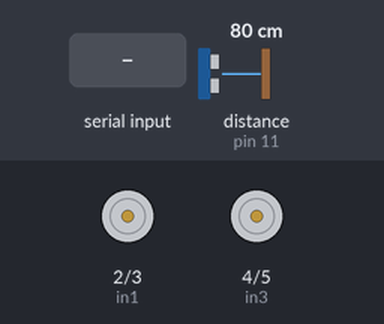
Bench run of a sketch on a simulated Arduino Uno, built with avr-gcc and run on an emulated ATmega328P. On the bench: motor-driver pin pairs drawn as motors (green arrow = first pin HIGH = forward, orange = second pin HIGH = backward, longer = more drive). Wiring (inferred from the names in the program): ultrasonic range finder: trigger pin 12; echo pin 11. Inputs (shaded band) come from the test bench; at power-on: distance to the obstacle (sensor on pin 11) 80 cm. The echo pulse lasts 58.3 µs per cm; what the sketch prints to the serial monitor is not drawn.

Above: at 1.2 s.
1.3 s: "*sensor" received over Serial
At 2.0 s:
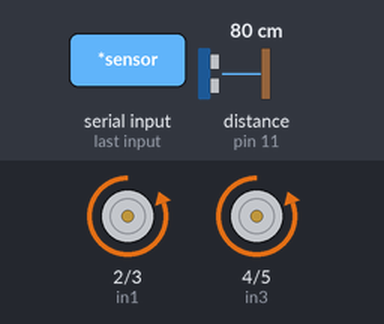
2.8 s: "*right" received over Serial
At 3.9 s:
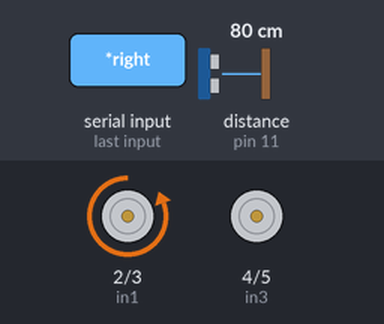
4.3 s: "*come_right" received over Serial
At 5.6 s:
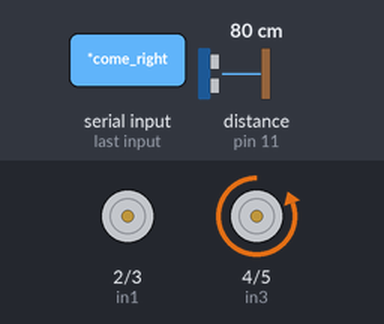
5.9 s: "*back_right" received over Serial
At 7.0 s:
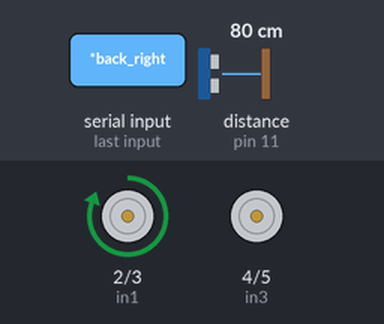
7.5 s: "*down" received over Serial
At 8.2 s:
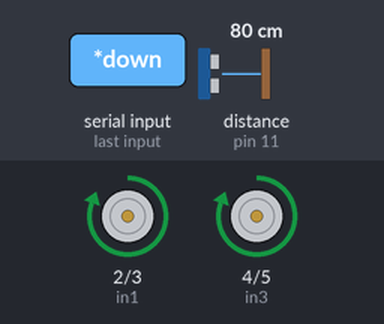
Timing chart, 0 to 10.0 s (numbered marks = the images above; inputs shaded):
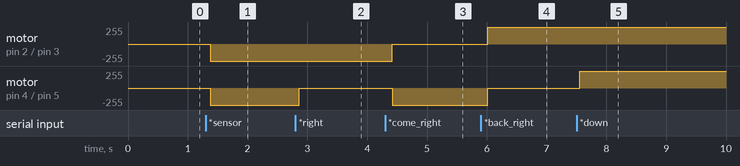

The sketch:

s_1.ino
```cpp
String voice;
int
in1 = 2, //Connect To Pin #2
in2 = 3, //Connect  To Pin #3
in3 = 4, //Connect To Pin #4
in4 = 5; //Connect  To Pin #5
int trig = 12;
int echo = 11;
int duration = 0;
int distance = 0;
void setup() {
  Serial.begin(9600);
  pinMode(trig , OUTPUT);
  pinMode(echo , INPUT);
  pinMode(in1, OUTPUT);
  pinMode(in2, OUTPUT);
  pinMode(in3, OUTPUT);
  pinMode(in4, OUTPUT);
}

void loop() {

  digitalWrite(trig , HIGH);
  delayMicroseconds(1000);
  digitalWrite(trig , LOW);
  duration = pulseIn(echo , HIGH);
  distance = (duration / 2) / 28.5 ;
  Serial.println(distance);
  while (Serial.available())
  {
  delay(10); //Delay added to make thing stable
  char c = Serial.read(); //Conduct a serial read
  if (c == '#') {break;} //Exit the loop when the # is detected after the word
  voice += c; //Shorthand for voice = voice + c
  }

  if (voice.length() > 0) {
    Serial.println(voice);
//-----------------------------------------------------------------------//
  //----------Control Multiple Pins----------//

if(voice =="*sensor")
{
  if ( distance < 40)
    {
      digitalWrite(in1,LOW);
      digitalWrite(in2,LOW);
      digitalWrite(in3,LOW);
      digitalWrite(in4,LOW);
      delay(300);
      digitalWrite(in1,HIGH);
      digitalWrite(in2,LOW);
      digitalWrite(in3,HIGH);
      digitalWrite(in4,LOW);
      delay(300);
     digitalWrite(in1,LOW);
    digitalWrite(in2,HIGH);
    digitalWrite(in3,HIGH);
    digitalWrite(in4,LOW);
    delay(200);
  }
  else if ( distance >  40 )
  {
    digitalWrite(in1,LOW);
      digitalWrite(in2,HIGH);
        digitalWrite(in3,LOW);
          digitalWrite(in4,HIGH);

  }
}
     else if(voice =="*up")
    {
       digitalWrite(in1,LOW);
      digitalWrite(in2,HIGH);
       digitalWrite(in3,LOW);
       digitalWrite(in4,HIGH);
           delay(500);
    }
     else if(voice=="*right")
     {
      digitalWrite(in1,LOW);
     digitalWrite(in2,HIGH);
      digitalWrite(in3,LOW);
       digitalWrite(in4,LOW);
         delay(500);
   }

   else if(voice=="*come_right")
   {
     digitalWrite(in1, LOW);
    digitalWrite(in2,LOW);
    digitalWrite(in3,LOW);
     digitalWrite(in4,HIGH);
     delay(500);
   }
    else if(voice=="*back_right")
     {
        digitalWrite(in1, HIGH);
    digitalWrite(in2,LOW);
    digitalWrite(in3,LOW);
     digitalWrite(in4,LOW);
      delay(500);
   }
   else if(voice=="*down")
   {
     digitalWrite(in1, HIGH);
    digitalWrite(in2,LOW);
    digitalWrite(in3,HIGH);
     digitalWrite(in4,LOW);
      delay(500);
   }
   else if(voice=="*left")
   {
    digitalWrite(in1, LOW);
    digitalWrite(in2,LOW);
    digitalWrite(in3,LOW);
     digitalWrite(in4,HIGH);
     delay(500);
   }
   else if(voice=="*come_left")
     {
      digitalWrite(in1,LOW);
     digitalWrite(in2,HIGH);
      digitalWrite(in3,LOW);
       digitalWrite(in4,LOW);
         delay(500);
   }
   else if(voice=="*back_left")
   {
     digitalWrite(in1,LOW);
    digitalWrite(in2,LOW);
    digitalWrite(in3,HIGH);
     digitalWrite(in4,LOW);
      delay(500);
   }
   else if(voice =="*rotate")
   {
    digitalWrite(in1,HIGH);
    digitalWrite(in2,LOW);
     digitalWrite(in3,LOW);
      digitalWrite(in4,HIGH);
        delay(500);
   }
   else if(voice == "*stop")
   {
    digitalWrite(in2,LOW);
      digitalWrite(in4,LOW);
        digitalWrite(in1,LOW);
          digitalWrite(in3,LOW);
   }

voice="";}} //Reset the variable after initiating//Reset the variable after initiating
```

Measured:
- after the input at 1.3 s, motor on pin 2 (in1) / pin 3 (in2), motor on pin 4 (in3) / pin 5 (in4): stopped → backward 255/255 after 0.08 s
- after the input at 2.8 s, motor on pin 4 (in3) / pin 5 (in4): backward 255/255 → stopped after 0.06 s
- after the input at 4.3 s, motor on pin 2 (in1) / pin 3 (in2): backward 255/255 → stopped after 0.12 s; motor on pin 4 (in3) / pin 5 (in4): stopped → backward 255/255 after 0.12 s
- after the input at 5.9 s, motor on pin 2 (in1) / pin 3 (in2): stopped → forward 255/255 after 0.12 s; motor on pin 4 (in3) / pin 5 (in4): backward 255/255 → stopped after 0.12 s
- after the input at 7.5 s, motor on pin 4 (in3) / pin 5 (in4): stopped → forward 255/255 after 0.05 s
